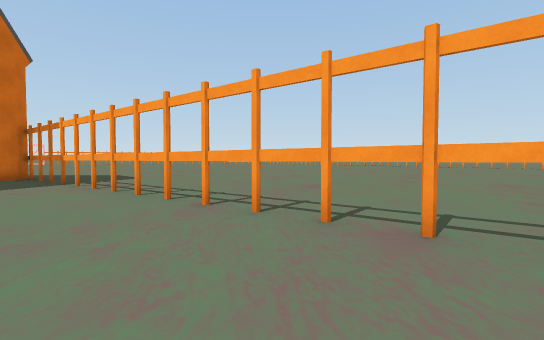
[1] (above)

24 first-person views from a walk through a scene from a Unity 3-D project. The camera is 1.2 m above the floor, tilts 2° down and sees 85° across. The floor is counted in squares, 1.8 m on a side. Each view is taken from the middle of a square. On the plan, view 1 faces up. The plan holds only what a view shows up to about 10 squares ahead; the rest is blank. The place goes on beyond the plan. The player character is not drawn.

[2]
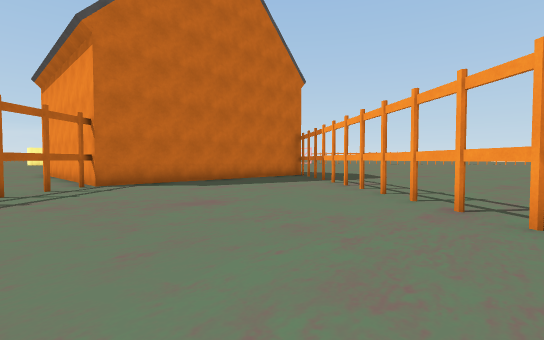

[3]
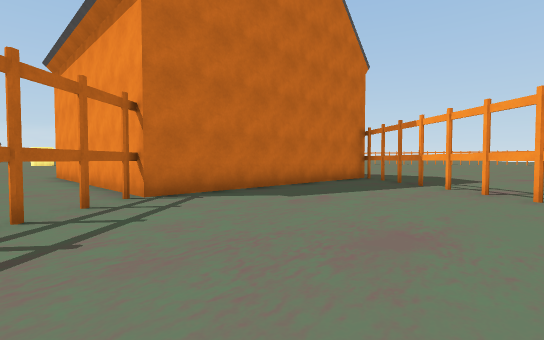

[4]
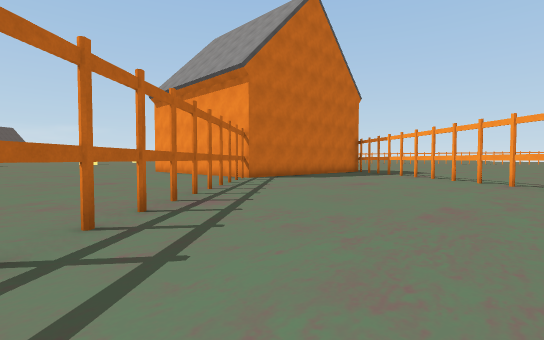

[5]
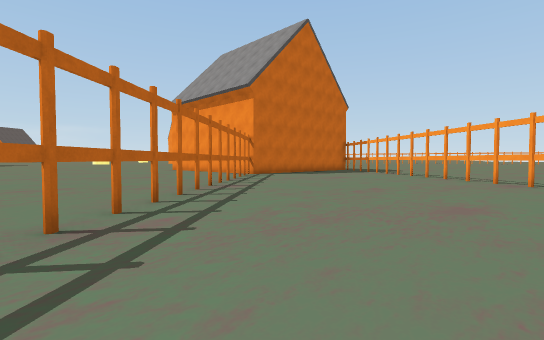

[6]
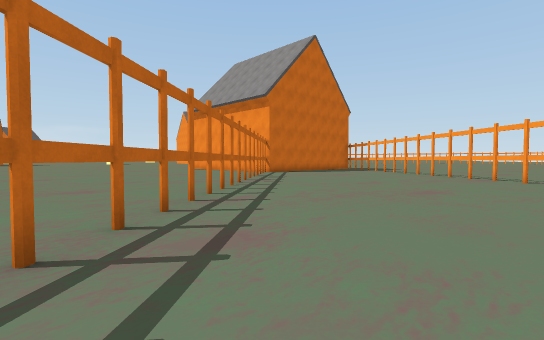

[7]
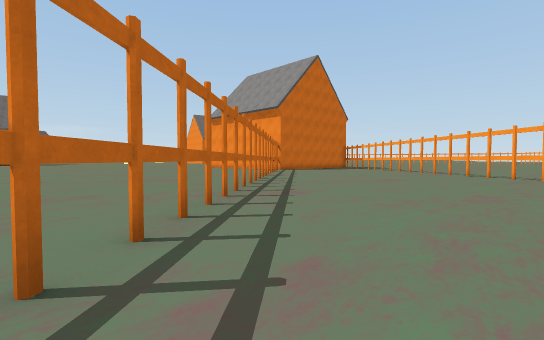

[8]
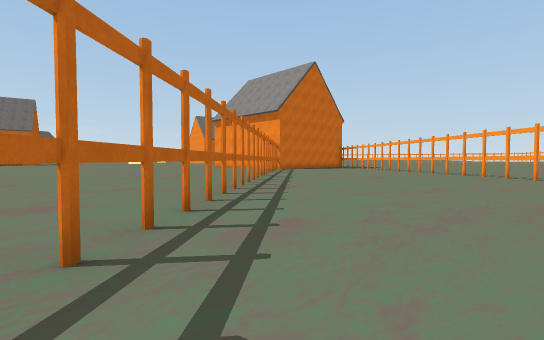

[9]
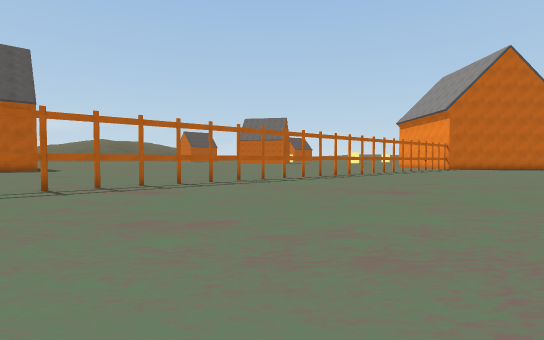

[10]
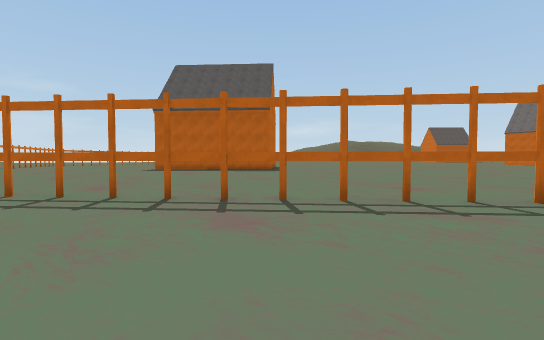

[11]
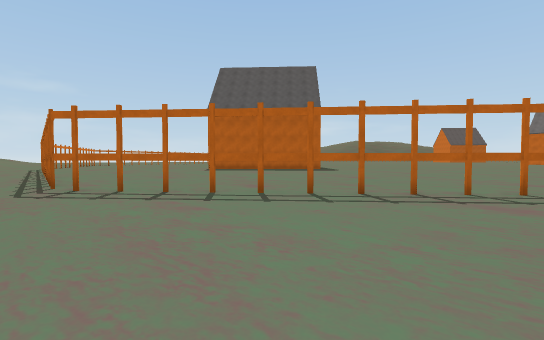

[12]
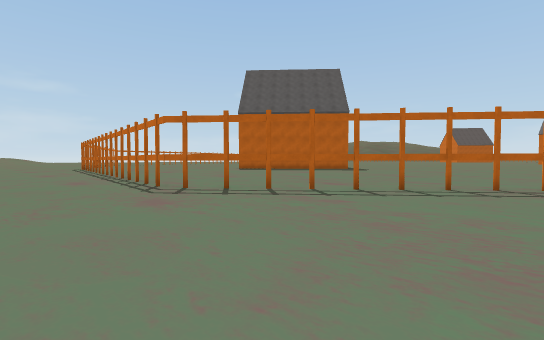

[13]
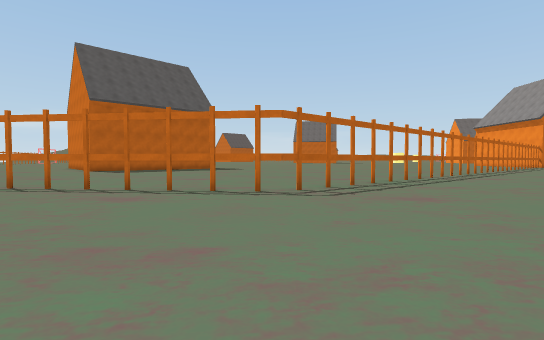

[14]
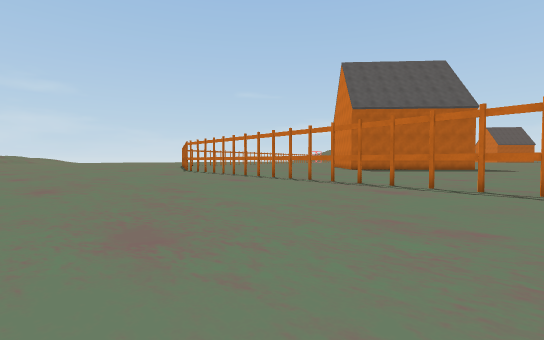

[15]
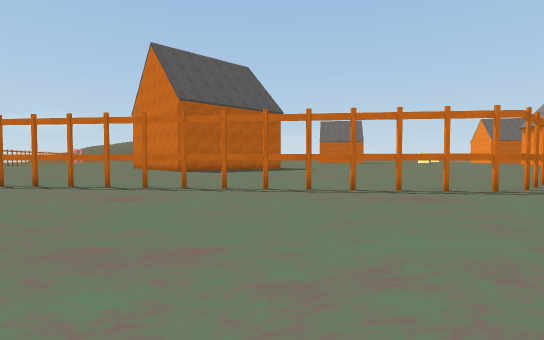

[16]
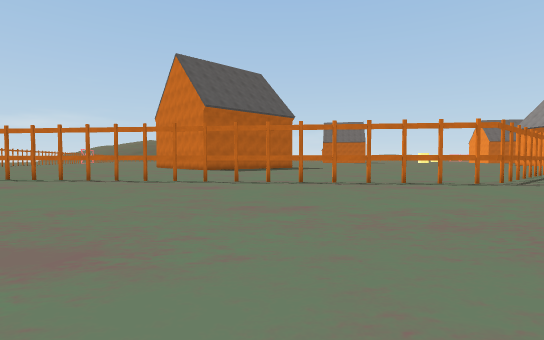

[17]
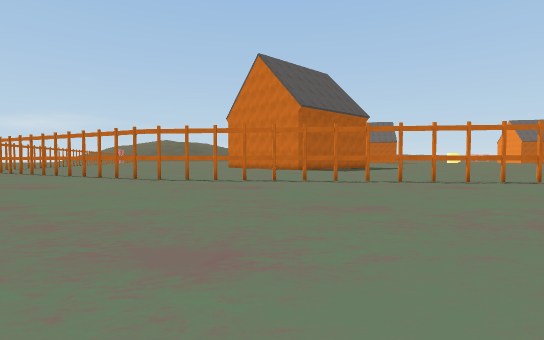

[18]
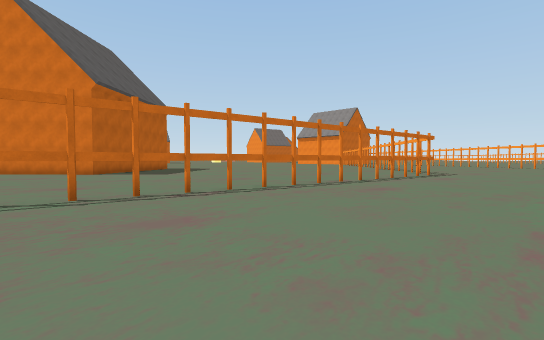

[19]
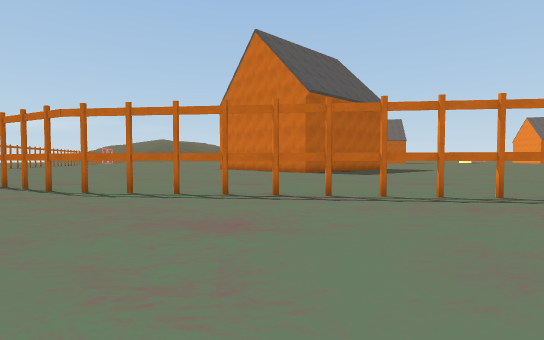

[20]
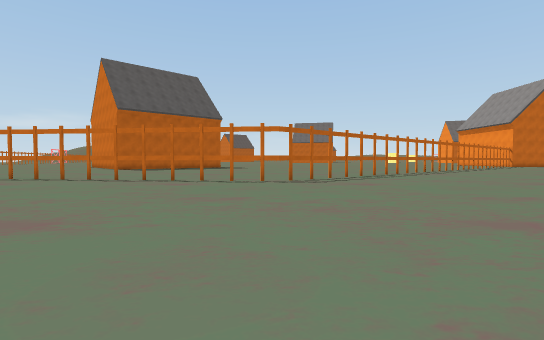

[21]
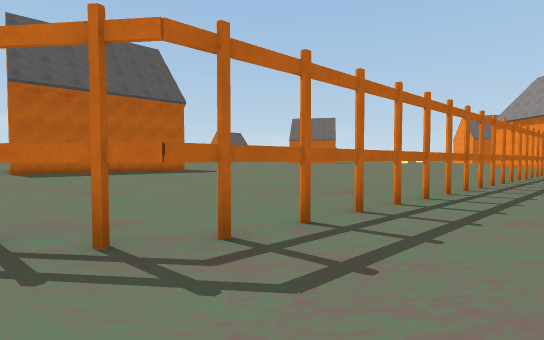

[22]
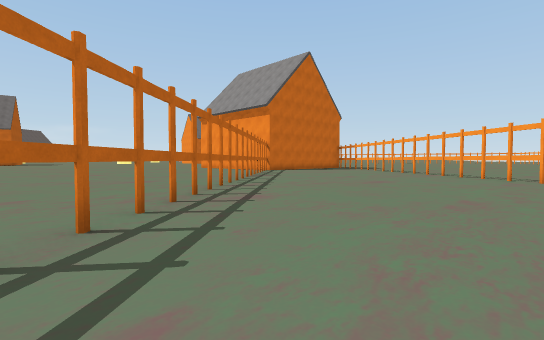

[23]
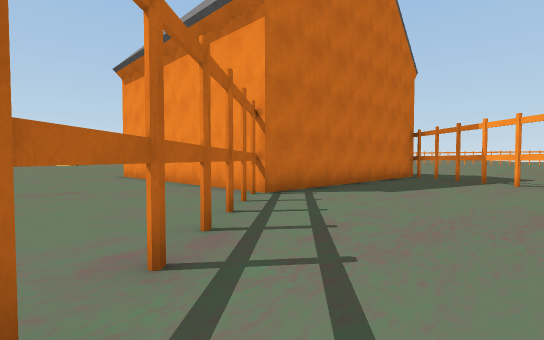

[24]
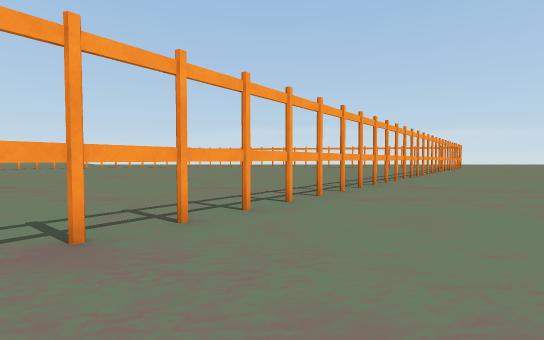

### Floor plan
Key: @ floor where view 1 was taken; # wall or solid block; . floor; H house; T thing the floor can be seen under or through.
Columns run from 8 left of view 1 to 19 right of it. Each row starts with its distance up from view 1.
  9 H##
  8 H.###.............
  7 H...# ............
  6 H....TT...........
  5 H.....TT..........
  4 H......TT ........
  3 H........TT.......
  2 ..........TT......
  1 #..........TT ....
  0  TT.....@....T ...
 -1  .T...........T ..
 -2  .TT...........##.
 -3  ..TT...........##
 -4  ...TT............
 -5  ....T............
 -6  .... T...........
 -7  ..... T..........
 -8  ......TT..........
 -9  .......TT..........
-10  ........TT..........
-11  .........T.........
-12  ......... T........
-13      ...... T.........
-14       ......TT........
-15        ......TT........
-16         ......TT........
-17          ......TT........
-18           ......T.........
-19           ...... T.........
-20           .......TT.........
-21           ........T........
-22           ........T.......
-23           .......T........
-24           .......T........
-25           .......T........
-26           .......T.........
-27           .......T........
-28             .....T........
-29             .....T........
-30             .....T.......
-31            ......T........
-32           ......T..........
-33           ......T.........
-34             ....T........
-35                 ........

Positions as (right, up) in squares from view 1, and headings:
1: (0, 0), facing up
2: (0, 0), facing up-left
3: (-3, 0), facing up-left
4: (0, -5), facing up-left
5: (2, -7), facing up-left
6: (3, -9), facing up-left
7: (5, -12), facing up-left
8: (6, -13), facing up-left
9: (12, -10), facing left
10: (8, -10), facing down-left
11: (11, -12), facing down-left
12: (13, -13), facing down-left
13: (16, -20), facing left
14: (17, -20), facing down-left
15: (16, -25), facing left
16: (18, -26), facing left
17: (18, -32), facing left
18: (14, -34), facing up-left
19: (14, -32), facing left
20: (19, -20), facing left
21: (12, -19), facing left
22: (5, -11), facing up-left
23: (-4, -2), facing up-left
24: (-1, 1), facing right
